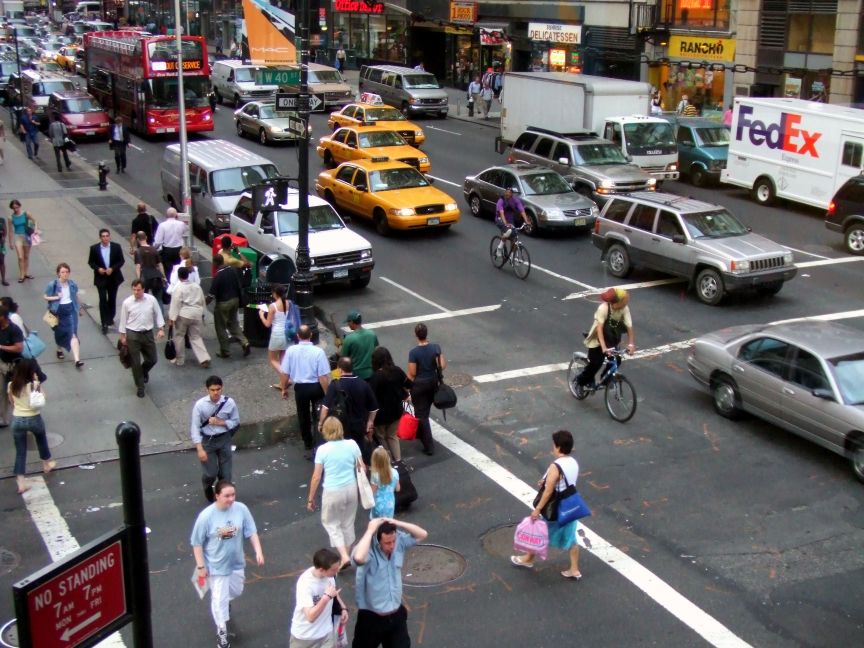
#> input picture Code/Yolov11-ONNX-Object-Detection-main/test2.jpg, 2592 x 1944 px (shown at 1/3 size)
$ python -i vision.py   (imports and definitions only)
#> lines starting #> are read from the running program, lines starting #| are printed output that depends on the picture; after the words box and inside, x2 and y2 are one past the last pixel; in counts of white or black regions, pixels touching at a corner belong together
#> further down, picture is the input picture: shape (1944, 2592, 3); mean B, G, R 99.7, 99.3, 103.7
### Code/hsvfilter.py

# custom data structure to hold the state of an HSV filter
class HsvFilter:

    def __init__(self, hMin=None, sMin=None, vMin=None, hMax=None, sMax=None, vMax=None,
                    sAdd=None, sSub=None, vAdd=None, vSub=None):
        self.hMin = hMin
        self.sMin = sMin
        self.vMin = vMin
        self.hMax = hMax
        self.sMax = sMax
        self.vMax = vMax
        self.sAdd = sAdd
        self.sSub = sSub
        self.vAdd = vAdd
        self.vSub = vSub

### Code/vision.py
import cv2 as cv
import numpy as np
from hsvfilter import HsvFilter
from edgefilter import EdgeFilter


class Vision:
    # constants
    TRACKBAR_WINDOW = "Trackbars"
    DO_EDGE_DETECTION = False

    # constructor
    def __init__(self):
        pass


     # create gui window with controls for adjusting arguments in real-time
    # [39 lines left out: function init_control_gui, not called in this run]

    def callbackButton(*args):
        self.DO_EDGE_DETECTION=True;
        return

    # returns an HSV filter object based on the control GUI values
    def get_hsv_filter_from_controls(self):
        # Get current positions of all trackbars
        hsv_filter = HsvFilter()
        hsv_filter.hMin = cv.getTrackbarPos('HMin', self.TRACKBAR_WINDOW)
        hsv_filter.sMin = cv.getTrackbarPos('SMin', self.TRACKBAR_WINDOW)
        hsv_filter.vMin = cv.getTrackbarPos('VMin', self.TRACKBAR_WINDOW)
        hsv_filter.hMax = cv.getTrackbarPos('HMax', self.TRACKBAR_WINDOW)
        hsv_filter.sMax = cv.getTrackbarPos('SMax', self.TRACKBAR_WINDOW)
        hsv_filter.vMax = cv.getTrackbarPos('VMax', self.TRACKBAR_WINDOW)
        hsv_filter.sAdd = cv.getTrackbarPos('SAdd', self.TRACKBAR_WINDOW)
        hsv_filter.sSub = cv.getTrackbarPos('SSub', self.TRACKBAR_WINDOW)
        hsv_filter.vAdd = cv.getTrackbarPos('VAdd', self.TRACKBAR_WINDOW)
        hsv_filter.vSub = cv.getTrackbarPos('VSub', self.TRACKBAR_WINDOW)
        return hsv_filter

    # returns a Canny edge filter object based on the control GUI values
    # [9 lines left out: function get_edge_filter_from_controls, not called in this run]

    # given an image and an HSV filter, apply the filter and return the resulting image.
    # if a filter is not supplied, the control GUI trackbars will be used
    def apply_hsv_filter(self, original_image, hsv_filter=None):
        # convert image to HSV
        hsv = cv.cvtColor(original_image, cv.COLOR_BGR2HSV)
#> hsv: shape (1944, 2592, 3); mean H, S, V 85.4, 50.1, 110.4

        # if we haven't been given a defined filter, use the filter values from the GUI
        if not hsv_filter:
            hsv_filter = self.get_hsv_filter_from_controls()

        # add/subtract saturation and value
        h, s, v = cv.split(hsv)
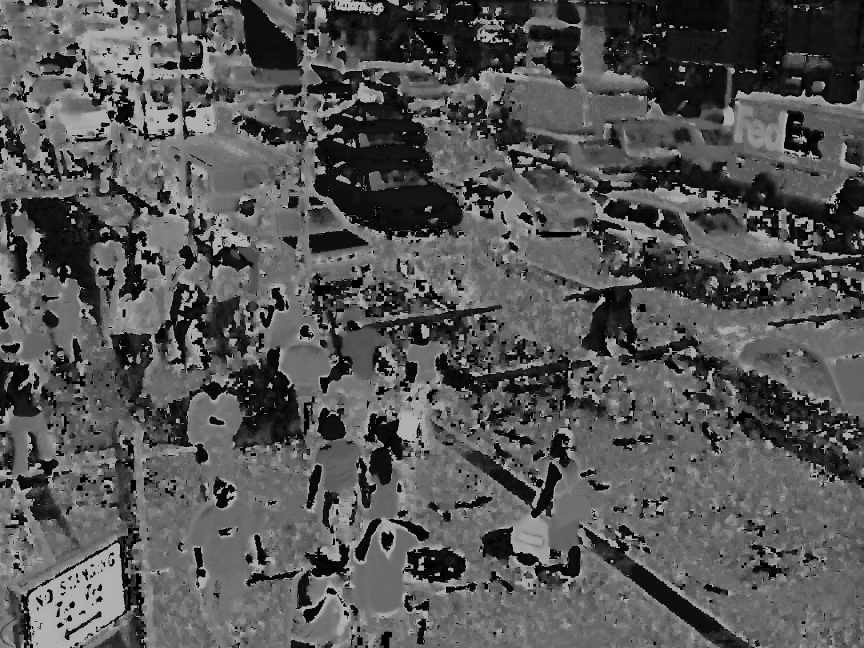
#> h: shape (1944, 2592) (shown at 1/3 size); min 0, max 179, mean 85.4
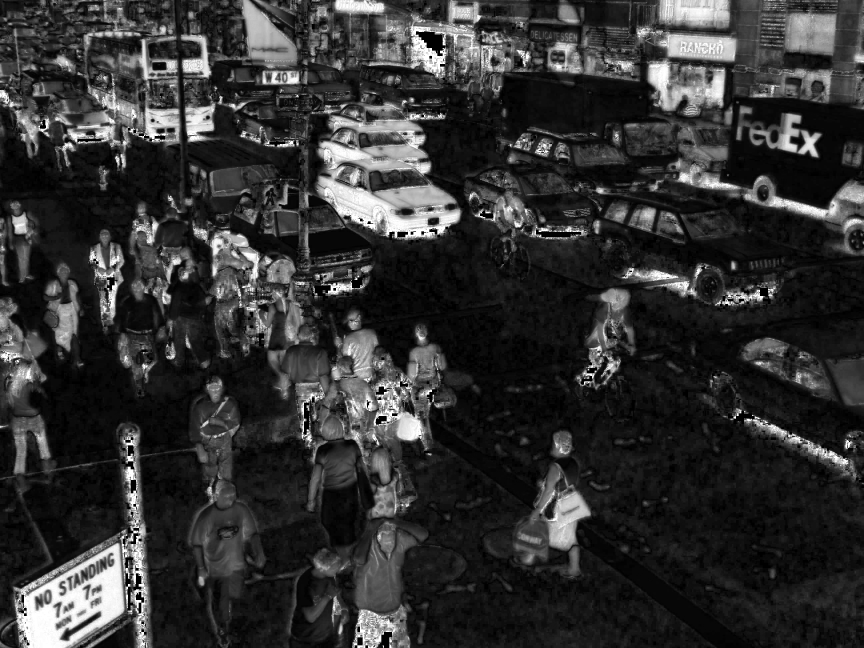
#> s: shape (1944, 2592) (shown at 1/3 size); min 0, max 255, mean 50.1
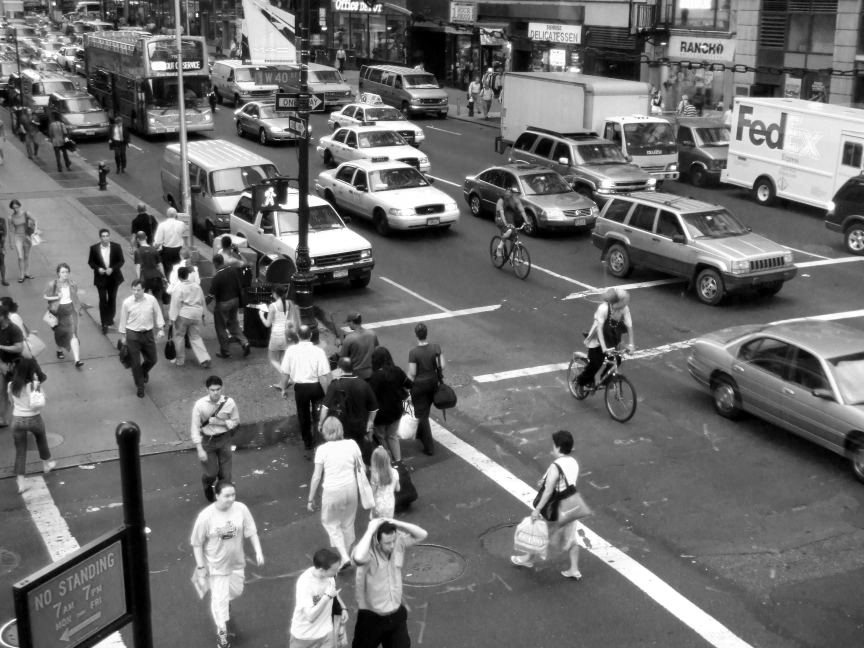
#> v: shape (1944, 2592) (shown at 1/3 size); min 0, max 255, mean 110.4
        s = self.shift_channel(s, hsv_filter.sAdd)
        s = self.shift_channel(s, -hsv_filter.sSub)
        v = self.shift_channel(v, hsv_filter.vAdd)
        v = self.shift_channel(v, -hsv_filter.vSub)
        hsv = cv.merge([h, s, v])

        # Set minimum and maximum HSV values to display
        lower = np.array([hsv_filter.hMin, hsv_filter.sMin, hsv_filter.vMin])
        upper = np.array([hsv_filter.hMax, hsv_filter.sMax, hsv_filter.vMax])
        # Apply the thresholds
        mask = cv.inRange(hsv, lower, upper)
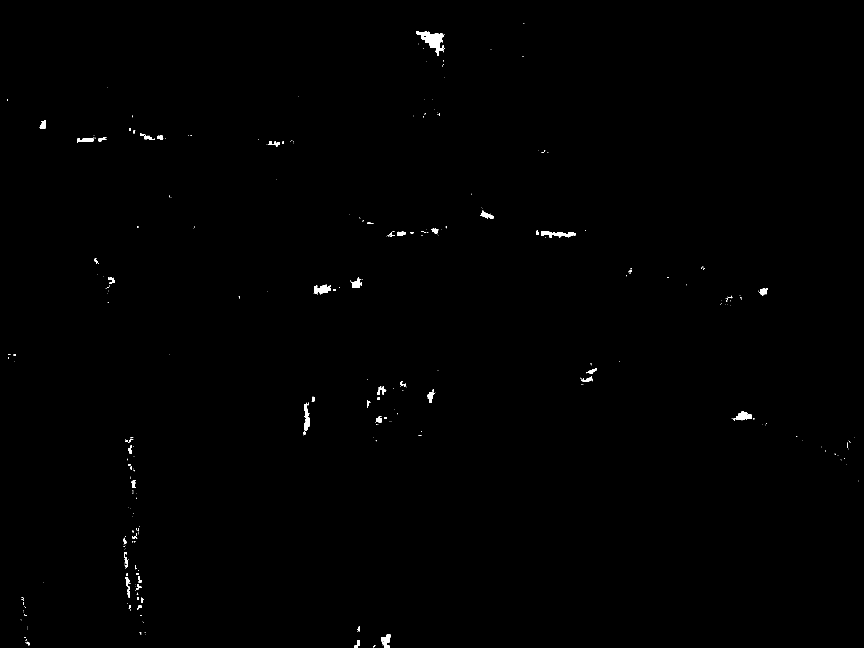
#> mask: shape (1944, 2592) (shown at 1/3 size); 0.3% white; 369 white regions (295 under 20 px), largest, box (x1, y1, x2, y2) and area: (1248, 94, 1334, 168) 2377, (1624, 694, 1728, 712) 1014, (912, 1208, 928, 1293) 823
        result = cv.bitwise_and(hsv, hsv, mask=mask)
#> result: shape (1944, 2592, 3); every value is 0

        # convert back to BGR for imshow() to display it properly
        img = cv.cvtColor(result, cv.COLOR_HSV2BGR)

        return img

    # given an image and a Canny edge filter, apply the filter and return the resulting image.
    # if a filter is not supplied, the control GUI trackbars will be used
    # [19 lines left out: function apply_edge_filter, not called in this run]

    # apply adjustments to an HSV channel
    # https://stackoverflow.com/questions/49697363/shifting-hsv-pixel-values-in-python-using-numpy
    def shift_channel(self, c, amount):
        if amount > 0:
            lim = 255 - amount
            c[c >= lim] = 255
            c[c < lim] += amount
        elif amount < 0:
            amount = -amount
            lim = amount
            c[c <= lim] = 0
            c[c > lim] -= amount
        return c


>>> import cv2
>>> picture = cv2.imread('Yolov11-ONNX-Object-Detection-main/test2.jpg')
>>> result = Vision().apply_hsv_filter(picture)
